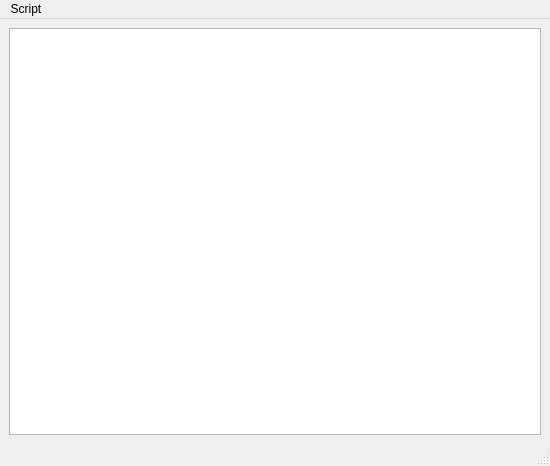
<ui version="4.0" >
 <author></author>
 <comment></comment>
 <exportmacro></exportmacro>
 <class>MainWindow</class>
 <widget class="QMainWindow" name="MainWindow" >
  <property name="geometry" >
   <rect>
    <x>0</x>
    <y>0</y>
    <width>550</width>
    <height>466</height>
   </rect>
  </property>
  <property name="windowTitle" >
   <string>MainWindow</string>
  </property>
  <widget class="QWidget" name="centralwidget" >
   <layout class="QHBoxLayout" >
    <property name="margin" >
     <number>9</number>
    </property>
    <property name="spacing" >
     <number>6</number>
    </property>
    <item>
     <widget class="ConsoleTextEdit" name="text" />
    </item>
   </layout>
  </widget>
  <widget class="QMenuBar" name="menubar" >
   <property name="geometry" >
    <rect>
     <x>0</x>
     <y>0</y>
     <width>550</width>
     <height>31</height>
    </rect>
   </property>
   <widget class="QMenu" name="menuScript" >
    <property name="title" >
     <string>Script</string>
    </property>
   </widget>
   <addaction name="menuScript" />
  </widget>
  <widget class="QStatusBar" name="statusbar" >
   <property name="geometry" >
    <rect>
     <x>0</x>
     <y>442</y>
     <width>550</width>
     <height>24</height>
    </rect>
   </property>
  </widget>
 </widget>
 <pixmapfunction></pixmapfunction>
 <customwidgets>
  <customwidget>
   <class>ConsoleTextEdit</class>
   <extends>QTextEdit</extends>
   <header>console.h</header>
   <container>0</container>
   <pixmap></pixmap>
  </customwidget>
 </customwidgets>
 <resources/>
 <connections/>
</ui>
